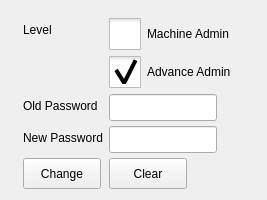
     <widget class="QWidget" name="levelManagementPage">
      <attribute name="title">
       <string>Level Management</string>
      </attribute>
      <layout class="QFormLayout" name="formLayout">
       <property name="fieldGrowthPolicy">
        <enum>QFormLayout::FieldsStayAtSizeHint</enum>
       </property>
       <property name="verticalSpacing">
        <number>5</number>
       </property>
       <property name="leftMargin">
        <number>23</number>
       </property>
       <property name="topMargin">
        <number>18</number>
       </property>
       <property name="rightMargin">
        <number>35</number>
       </property>
       <item row="0" column="0">
        <widget class="QLabel" name="label_4">
         <property name="text">
          <string>Level</string>
         </property>
        </widget>
       </item>
       <item row="0" column="1">
        <widget class="QCheckBox" name="machineAdminBox">
         <property name="styleSheet">
          <string notr="true">::indicator {
     width: 32px;
     height: 32px;
 }

::indicator:unchecked 
{
     image: url(:/resource/check_unchecked.png);
 }
::indicator:checked 
{
     image: url(:/resource/check_checked.png);
 }

QRadioButton::indicator:checked:disabled
{
 image: url(:/resource/check_checked_disable.png);
}

QRadioButton::indicator:unchecked:disabled
{
 image: url(:/resource/check_unchecked_disable.png);
}</string>
         </property>
         <property name="text">
          <string>Machine Admin</string>
         </property>
         <property name="checked">
          <bool>false</bool>
         </property>
         <attribute name="buttonGroup">
          <string notr="true">buttonGroup_2</string>
         </attribute>
        </widget>
       </item>
       <item row="1" column="1">
        <widget class="QCheckBox" name="advanceAdminBox">
         <property name="minimumSize">
          <size>
           <width>0</width>
           <height>34</height>
          </size>
         </property>
         <property name="styleSheet">
          <string notr="true">::indicator {
     width: 32px;
     height: 32px;
 }

::indicator:unchecked 
{
     image: url(:/resource/check_unchecked.png);
 }
::indicator:checked 
{
     image: url(:/resource/check_checked.png);
 }

QRadioButton::indicator:checked:disabled
{
 image: url(:/resource/check_checked_disable.png);
}

QRadioButton::indicator:unchecked:disabled
{
 image: url(:/resource/check_unchecked_disable.png);
}</string>
         </property>
         <property name="text">
          <string>Advance Admin</string>
         </property>
         <property name="checked">
          <bool>true</bool>
         </property>
         <attribute name="buttonGroup">
          <string notr="true">buttonGroup_2</string>
         </attribute>
        </widget>
       </item>
       <item row="3" column="0">
        <widget class="QLabel" name="label_5">
         <property name="text">
          <string>Old Password</string>
         </property>
        </widget>
       </item>
       <item row="3" column="1">
        <widget class="ICLineEditWithVirtualKeyboard" name="oldPwdEdit">
         <property name="enabled">
          <bool>true</bool>
         </property>
         <property name="minimumSize">
          <size>
           <width>0</width>
           <height>27</height>
          </size>
         </property>
         <property name="maximumSize">
          <size>
           <width>16777215</width>
           <height>27</height>
          </size>
         </property>
         <property name="echoMode">
          <enum>QLineEdit::Password</enum>
         </property>
        </widget>
       </item>
       <item row="4" column="0">
        <widget class="QLabel" name="label_6">
         <property name="text">
          <string>New Password</string>
         </property>
        </widget>
       </item>
       <item row="4" column="1">
        <widget class="ICLineEditWithVirtualKeyboard" name="newPwdEdit">
         <property name="enabled">
          <bool>true</bool>
         </property>
         <property name="minimumSize">
          <size>
           <width>0</width>
           <height>27</height>
          </size>
         </property>
         <property name="maximumSize">
          <size>
           <width>16777215</width>
           <height>27</height>
          </size>
         </property>
         <property name="echoMode">
          <enum>QLineEdit::Password</enum>
         </property>
        </widget>
       </item>
       <item row="5" column="0">
        <widget class="QPushButton" name="changeButton">
         <property name="sizePolicy">
          <sizepolicy hsizetype="Fixed" vsizetype="Fixed">
           <horstretch>0</horstretch>
           <verstretch>0</verstretch>
          </sizepolicy>
         </property>
         <property name="minimumSize">
          <size>
           <width>78</width>
           <height>31</height>
          </size>
         </property>
         <property name="maximumSize">
          <size>
           <width>70</width>
           <height>30</height>
          </size>
         </property>
         <property name="text">
          <string>Change</string>
         </property>
        </widget>
       </item>
       <item row="5" column="1">
        <widget class="QPushButton" name="clearButton">
         <property name="sizePolicy">
          <sizepolicy hsizetype="Fixed" vsizetype="Fixed">
           <horstretch>0</horstretch>
           <verstretch>0</verstretch>
          </sizepolicy>
         </property>
         <property name="minimumSize">
          <size>
           <width>78</width>
           <height>31</height>
          </size>
         </property>
         <property name="maximumSize">
          <size>
           <width>70</width>
           <height>30</height>
          </size>
         </property>
         <property name="text">
          <string>Clear</string>
         </property>
        </widget>
       </item>
      </layout>
     </widget>
